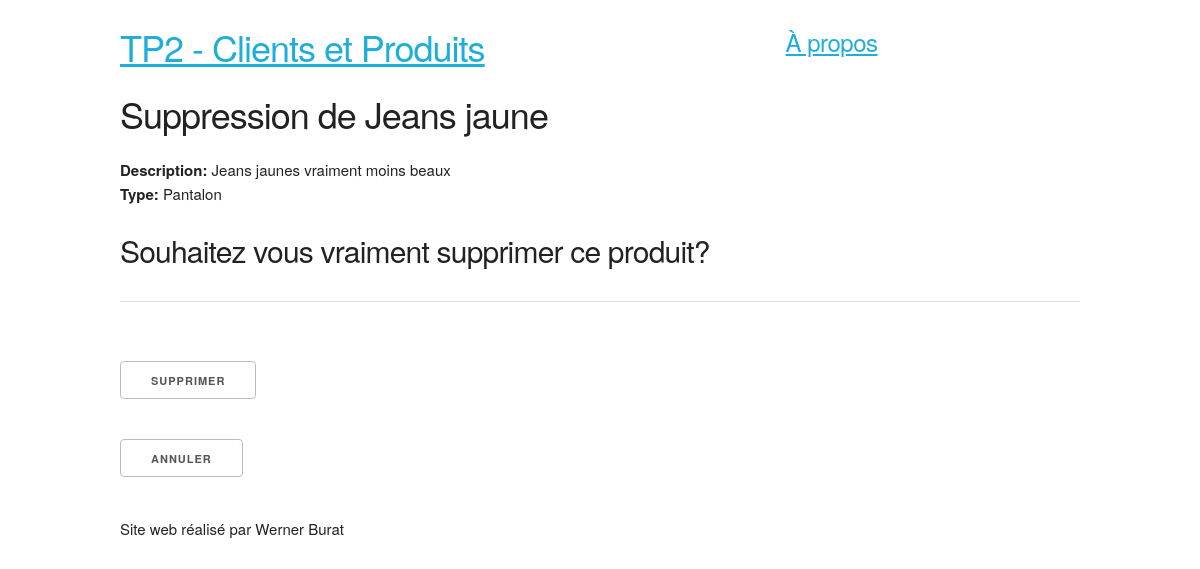
Page /index.php?action=supprProduit&produit_id=25 on the earlier database version.
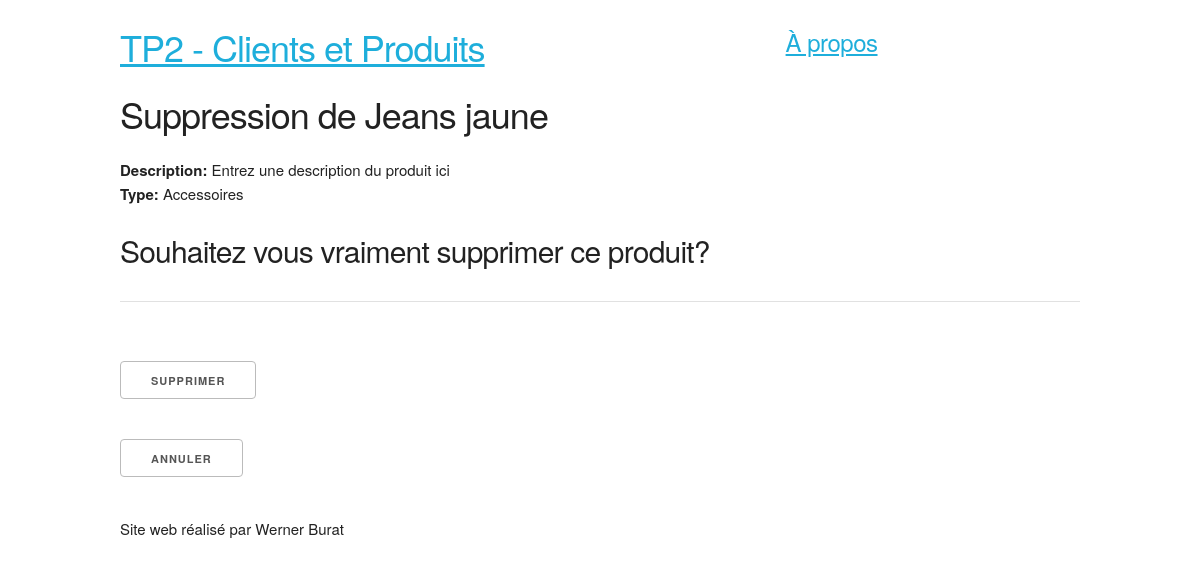
Same page on the later database version.
### tables this page shows
CREATE TABLE IF NOT EXISTS `Produit` (
  `produit_id` int(11) NOT NULL,
  `produit_type_code` int(11) NOT NULL,
  `produit_nom` varchar(255) NOT NULL,
  `produit_prix` decimal(10,2) NOT NULL,
  `produit_autre_details` varchar(255) NOT NULL,
  `produit_contact` varchar(255) DEFAULT NULL
);

CREATE TABLE IF NOT EXISTS `Ref_Produit_Type` (
  `type_produit_code` int(11) NOT NULL,
  `type_produit_description` varchar(255) NOT NULL COMMENT '-eg Vetements, Bijoux'
);

### Controleur/Controleur.php (called while the page is built, shortened)
<?php
require 'Modele/Modele.php';
function supprProduit($produit_id, $erreur) {
    $produit = getProduit($produit_id);
    require 'Vue/vueSupprimer.php';
}

### Modele/Modele.php (called while the page is built, shortened)
<?php
function getBdd() {
    $bdd = new PDO('mysql:host=localhost;dbname=Clients et Produits;charset=utf8', 'root', 'mysql', array(PDO::ATTR_ERRMODE => PDO::ERRMODE_EXCEPTION));
    return $bdd;
}
function getProduit($produit_id) {
    $bdd = getBdd();
    $produit = $bdd->prepare('SELECT * FROM Produit
                              LEFT JOIN Ref_Produit_Type ON type_produit_code = produit_type_code
                              WHERE produit_id=?');
    $produit->execute(array($produit_id));
    if ($produit->rowCount() == 1)
        return $produit->fetch();
    else
        throw new Exception("Aucun produit ne correspond à l'identifiant '$produit_id'");
}

### Vue/vueSupprimer.php (the view, shortened to what this page needs)
<h3>Suppression de <?= $produit['produit_nom'] ?></h3>
<p><strong>Description:</strong> <?= $produit['produit_autre_details'] ?><br/>
<strong>Type: </strong><?= $produit['type_produit_description'] ?></p>
<h4>Souhaitez vous vraiment supprimer ce produit?</h4>
<hr />
<form action="index.php?action=enrSupprProduit" method="post">
    <input type="hidden" name="produit_id" value="<?= $produit['produit_id'] ?>" /><br />
    <input type="submit" value="Supprimer" />
</form>
<form action="index.php" method="get" >
    <input type="submit" value="Annuler" />
</form>
<?php require 'Vue/gabarit.php'; ?>

Differences in the rows shown:
changed produit "Jeans jaune": produit_autre_details "Jeans jaunes vraiment moins beaux" → "Entrez une description du produit ici"; produit_type_code.type_produit_description "Pantalon" → "Accessoires"
